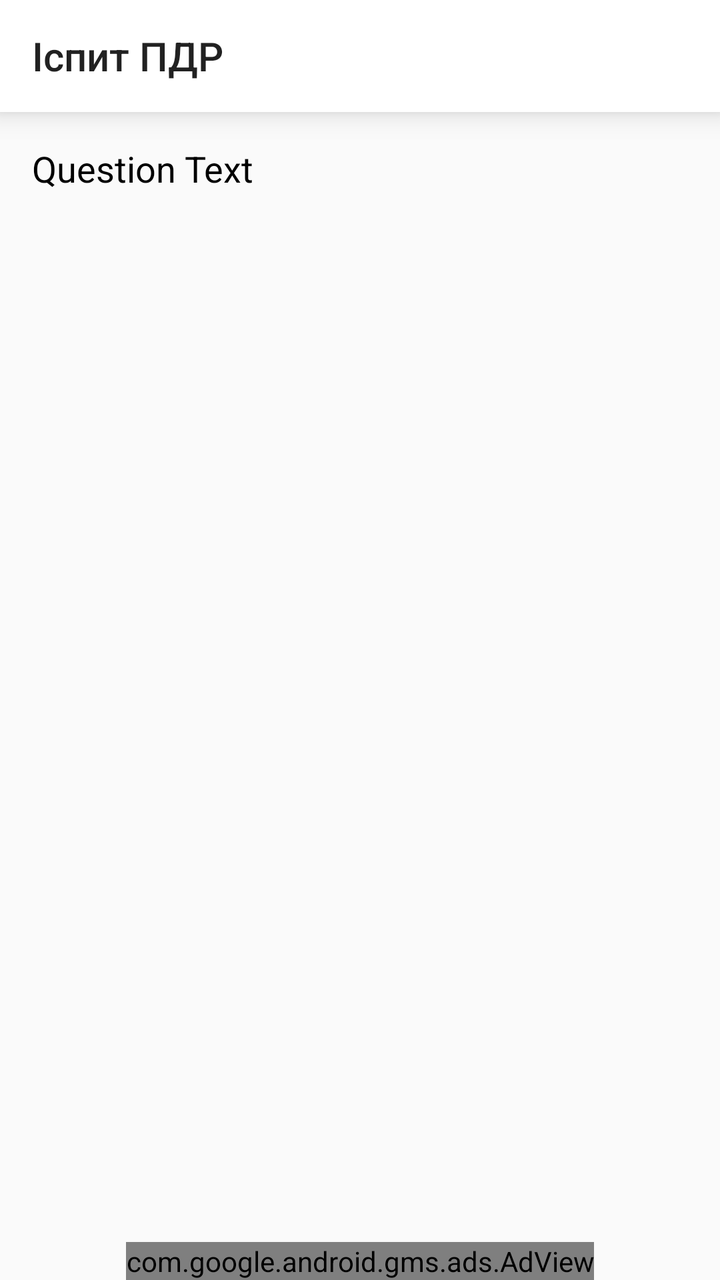
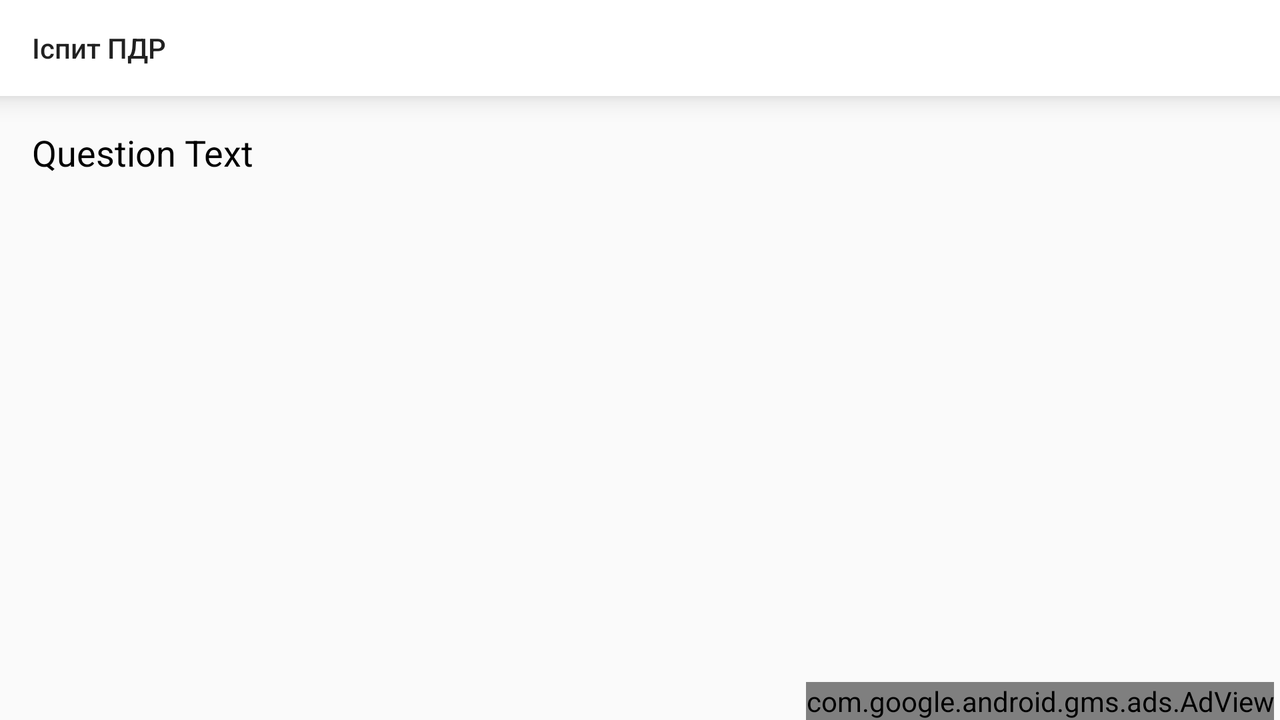

An Android layout and its configuration variant, each rendered on a device that would load it. The default file and the variant file are quoted in full after the pictures.
<!-- AndroidManifest.xml: application theme AppTheme -->
<!-- res/layout/fragment_test.xml -->
<?xml version="1.0" encoding="utf-8"?>
<layout xmlns:android="http://schemas.android.com/apk/res/android"
    xmlns:ads="http://schemas.android.com/apk/res-auto"
    xmlns:tools="http://schemas.android.com/tools">

    <data>

        <variable
            name="viewmodel"
            type="com.android.testdai.viewmodel.TestViewModel" />

    </data>

    <LinearLayout
        android:id="@+id/content"
        android:layout_width="match_parent"
        android:layout_height="match_parent"
        android:orientation="vertical">

        <androidx.appcompat.widget.Toolbar
            android:id="@+id/toolbar"
            android:layout_width="match_parent"
            android:layout_height="?actionBarSize"
            android:background="@android:color/white"
            android:elevation="8dp"
            ads:title="Іспит ПДР" />

        <FrameLayout
            android:layout_width="match_parent"
            android:layout_height="match_parent">

            <LinearLayout
                android:layout_width="match_parent"
                android:layout_height="match_parent"
                android:orientation="vertical">

                <LinearLayout
                    android:layout_width="match_parent"
                    android:layout_height="0dp"
                    android:layout_weight="1"
                    android:orientation="vertical"
                    android:paddingTop="8dp">

                    <androidx.recyclerview.widget.RecyclerView
                        android:id="@+id/questionRV"
                        android:layout_width="wrap_content"
                        android:layout_height="wrap_content"
                        android:clipToPadding="false"
                        android:paddingLeft="8dp"
                        android:paddingRight="8dp" />

                    <LinearLayout
                        android:layout_width="match_parent"
                        android:layout_height="wrap_content"
                        android:orientation="vertical">

                        <TextView
                            android:id="@+id/questionTxt"
                            android:layout_width="wrap_content"
                            android:layout_height="wrap_content"
                            android:paddingLeft="16dp"
                            android:paddingTop="8dp"
                            android:paddingRight="16dp"
                            android:textColor="#000000"
                            android:textSize="18sp"
                            tools:text="Question Text" />

                        <ImageView
                            android:id="@+id/questionImg"
                            android:layout_width="match_parent"
                            android:layout_height="175dp"
                            android:paddingLeft="16dp"
                            android:paddingTop="8dp"
                            android:paddingRight="16dp"
                            tools:srcCompat="@drawable/empty" />

                        <androidx.recyclerview.widget.RecyclerView
                            android:id="@+id/answerRV"
                            android:layout_width="match_parent"
                            android:layout_height="match_parent"
                            android:clipToPadding="false"
                            android:padding="8dp" />

                    </LinearLayout>

                </LinearLayout>

                <com.google.android.gms.ads.AdView
                    android:id="@+id/adView"
                    android:layout_width="wrap_content"
                    android:layout_height="wrap_content"
                    android:layout_alignParentBottom="true"
                    android:layout_centerHorizontal="true"
                    android:layout_gravity="center"
                    ads:adSize="BANNER"
                    ads:adUnitId="@string/banner_ad_unit_id" />

            </LinearLayout>

            <FrameLayout
                android:id="@+id/progressLayout"
                android:layout_width="match_parent"
                android:layout_height="match_parent"
                android:background="@color/alabaster"
                android:visibility="visible"
                tools:visibility="gone">

                <ProgressBar
                    android:layout_width="48dp"
                    android:layout_height="48dp"
                    android:layout_gravity="center" />

            </FrameLayout>

        </FrameLayout>

    </LinearLayout>

</layout>
<!-- resources referenced by this layout -->
<resources>
  <color name="alabaster">#FAFAFA</color>
  <string name="banner_ad_unit_id">ca-app-pub-9843587739295513/3858469710</string>
  <style name="AppTheme" parent="Theme.AppCompat.Light">
          
      </style>
</resources>
<!-- res/layout-land/fragment_test.xml (the repository's variant of the layout above) -->
<!-- drawn on the phone turned sideways -->
<?xml version="1.0" encoding="utf-8"?>
<layout xmlns:android="http://schemas.android.com/apk/res/android"
    xmlns:ads="http://schemas.android.com/apk/res-auto"
    xmlns:app="http://schemas.android.com/apk/res-auto"
    xmlns:tools="http://schemas.android.com/tools">

    <data>

        <variable
            name="viewmodel"
            type="com.android.testdai.viewmodel.TestViewModel" />

    </data>

    <LinearLayout
        android:id="@+id/content"
        android:layout_width="match_parent"
        android:layout_height="match_parent"
        android:orientation="vertical">

        <androidx.appcompat.widget.Toolbar
            android:id="@+id/toolbar"
            android:layout_width="match_parent"
            android:layout_height="?actionBarSize"
            android:background="@android:color/white"
            android:elevation="8dp"
            ads:title="Іспит ПДР" />

        <FrameLayout
            android:layout_width="match_parent"
            android:layout_height="match_parent">

            <LinearLayout
                android:layout_width="match_parent"
                android:layout_height="match_parent"
                android:orientation="vertical"
                android:paddingTop="8dp">

                <androidx.recyclerview.widget.RecyclerView
                    android:id="@+id/questionRV"
                    android:layout_width="wrap_content"
                    android:layout_height="wrap_content"
                    android:clipToPadding="false"
                    android:paddingLeft="8dp"
                    android:paddingRight="8dp" />

                <LinearLayout
                    android:layout_width="match_parent"
                    android:layout_height="wrap_content"
                    android:orientation="horizontal">

                    <LinearLayout
                        android:layout_width="match_parent"
                        android:layout_height="wrap_content"
                        android:layout_weight="0.6"
                        android:orientation="vertical">

                        <TextView
                            android:id="@+id/questionTxt"
                            android:layout_width="wrap_content"
                            android:layout_height="wrap_content"
                            android:paddingLeft="16dp"
                            android:paddingTop="8dp"
                            android:paddingRight="16dp"
                            android:textColor="#000000"
                            android:textSize="18sp"
                            tools:text="Question Text" />

                        <androidx.recyclerview.widget.RecyclerView
                            android:id="@+id/answerRV"
                            android:layout_width="match_parent"
                            android:layout_height="wrap_content"
                            android:padding="8dp" />

                    </LinearLayout>

                    <LinearLayout
                        android:layout_width="match_parent"
                        android:layout_height="wrap_content"
                        android:layout_weight="1"
                        android:orientation="vertical">

                        <RelativeLayout
                            android:layout_width="match_parent"
                            android:layout_height="0dp"
                            android:layout_weight="1">

                            <ImageView
                                android:id="@+id/questionImg"
                                android:layout_width="match_parent"
                                android:layout_height="match_parent"
                                android:padding="8dp"
                                android:visibility="invisible"
                                app:srcCompat="@drawable/empty" />

                        </RelativeLayout>

                        <com.google.android.gms.ads.AdView
                            android:id="@+id/adView"
                            android:layout_width="wrap_content"
                            android:layout_height="wrap_content"
                            android:layout_gravity="center"
                            ads:adSize="BANNER"
                            ads:adUnitId="@string/banner_ad_unit_id" />

                    </LinearLayout>

                </LinearLayout>

            </LinearLayout>

            <FrameLayout
                android:id="@+id/progressLayout"
                android:layout_width="match_parent"
                android:layout_height="match_parent"
                android:background="@color/alabaster"
                android:visibility="visible"
                tools:visibility="gone">

                <ProgressBar
                    android:layout_width="48dp"
                    android:layout_height="48dp"
                    android:layout_gravity="center" />

            </FrameLayout>

        </FrameLayout>

    </LinearLayout>

</layout>
